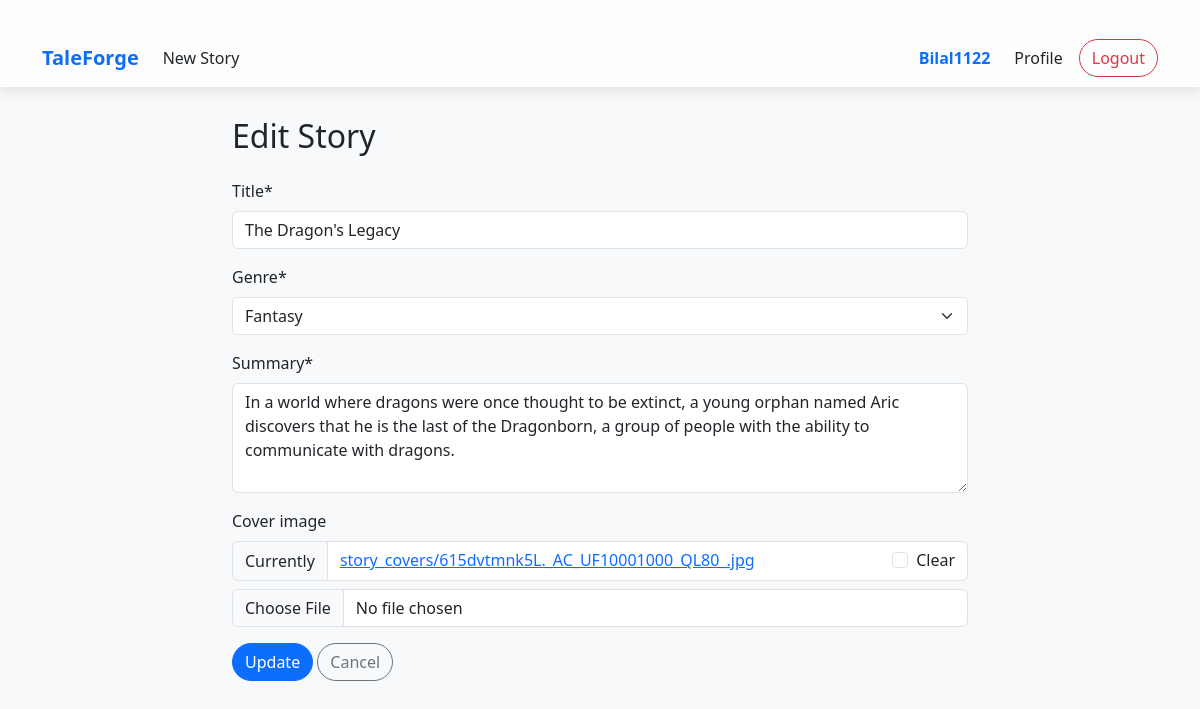
/story/9/edit/ (signed in), run on the app's committed database.
### accounts/models.py (models this page shows, shortened)
class CustomUser(AbstractUser):
    bio = models.TextField(max_length=500, blank=True)
    avatar = models.ImageField(upload_to='avatars/', blank=True, null=True)
    is_moderator = models.BooleanField(default=False)

### stories/models.py (models this page shows, shortened)
class Story(models.Model):
    GENRE_CHOICES = [
        ('MOR', 'MORAL'),
        ('FAN', 'Fantasy'),
        ('SCI', 'Sci-Fi'),
        ('HOR', 'Horror'),
        ('ROM', 'Romance'),
        ('MYS', 'Mystery'),
        ('HIS', 'Historical'),
    ]
    title = models.CharField(max_length=200)
    author = models.ForeignKey(CustomUser, on_delete=models.CASCADE)
    genre = models.CharField(max_length=3, choices=GENRE_CHOICES)
    summary = models.TextField()
    cover_image = models.ImageField(upload_to='story_covers/', blank=True, null=True)
    created_at = models.DateTimeField(auto_now_add=True)
    updated_at = models.DateTimeField(auto_now=True)
    is_completed = models.BooleanField(default=False)

### stories/views.py (the view, shortened to what this page needs)
# urls.py: path('story/<int:pk>/edit/', StoryUpdateView.as_view(), name='story_edit'),
class StoryUpdateView(LoginRequiredMixin, UpdateView):
    model = Story
    form_class = StoryForm
    template_name = 'stories/story_form.html'
    def dispatch(self, request, *args, **kwargs):
        obj = self.get_object()
        if obj.author != self.request.user and not self.request.user.is_moderator:
            raise PermissionDenied
        return super().dispatch(request, *args, **kwargs)

### stories/forms.py
class StoryForm(forms.ModelForm):
    class Meta:
        model = Story
        fields = ['title', 'genre', 'summary', 'cover_image']
        widgets = {
            'summary': forms.Textarea(attrs={'rows': 4, 'placeholder': 'Enter a brief summary of your story...'}),
            'title': forms.TextInput(attrs={'placeholder': 'Enter story title...'}),
        }

### templates/stories/story_form.html (shortened to what this page needs)
{% extends 'base.html' %}
{% load crispy_forms_tags %}
{% block content %}
<div class="row justify-content-center">
    <div class="col-md-8">
        <h2 class="mb-4">
            {% if object %}Edit Story{% else %}Create New Story{% endif %}
        </h2>
        <form method="post" enctype="multipart/form-data">
            {{ form|crispy }}
            <div class="mt-3">
                <button type="submit" class="btn btn-primary">
                    {% if object %}Update{% else %}Create{% endif %}
                </button>
                <a href="{% if object %}{% url 'story_detail' pk=object.pk %}{% else %}{% url 'home' %}{% endif %}"
                   class="btn btn-outline-secondary">
                    Cancel
                </a>
            </div>
        </form>
    </div>
</div>
{% endblock %}

### templates/base.html (shortened to what this page needs)
<!DOCTYPE html>
<html lang="en">
  <head>
    <link
      href="https://cdn.jsdelivr.net/npm/bootstrap@5.3.0/dist/css/bootstrap.min.css"
      rel="stylesheet"
    />
    {% load static %}
  </head>
  <body>
    <nav class="navbar navbar-expand-lg glass-navbar sticky-top">
      <div class="container">
        <a class="navbar-brand" href="{% url 'home' %}">TaleForge</a>
        <div class="collapse navbar-collapse justify-content-between" id="navbarNav">
          <ul class="navbar-nav">
            <li class="nav-item">
              <a
                class="nav-link {% if request.path == '/story/create/' %}active{% endif %}"
                href="{% url 'story_create' %}"
              > New Story</a>
            </li>
          </ul>
          <ul class="navbar-nav align-items-center">
            {% if user.is_authenticated %}
              <li class="nav-item d-flex align-items-center me-3">
                <span class="text-primary fw-semibold">{{ user.username }}</span>
              </li>
              <li class="nav-item">
                <a class="nav-link" href="{% url 'profile' pk=user.pk %}">Profile</a>
              </li>
              <li class="nav-item">
                <form action="{% url 'logout' %}" method="post">
                  <button type="submit" class="btn btn-outline-danger ms-2">Logout</button>
                </form>
              </li>
            {% endif %}
          </ul>
        </div>
      </div>
    </nav>
    <div class="container">
      {% block content %}{% endblock %}
    </div>
  </body>
</html>

### templates/base.html (style rules this page uses)
body { background-color: #f8f9fa; color: #212529; font-family: 'Segoe UI', Tahoma, Geneva, Verdana, sans-serif; }
.glass-navbar { background: rgba(255, 255, 255, 0.7); backdrop-filter: blur(12px); -webkit-backdrop-filter: blur(12px); border-bottom: 1px solid rgba(255, 255, 255, 0.2); box-shadow: 0 4px 12px rgba(0, 0, 0, 0.1); }
.navbar-brand { font-weight: 700; color: #0d6efd !important; }
.navbar-nav .nav-link { padding: 0.5rem 1rem; transition: all 0.3s ease; color: #212529 !important; }
.btn { border-radius: 25px; font-weight: 500; }
.container { margin-top: 30px; }

### data on the page
CustomUser: username "Bilal1122"
Story: title "The Dragon's Legacy", genre "Fantasy", summary "In a world where dragons were once thought to be extinct, a young orphan named Aric discovers that he is the last of the Dragonborn, a group of people with the ability to communicate with dragons."
